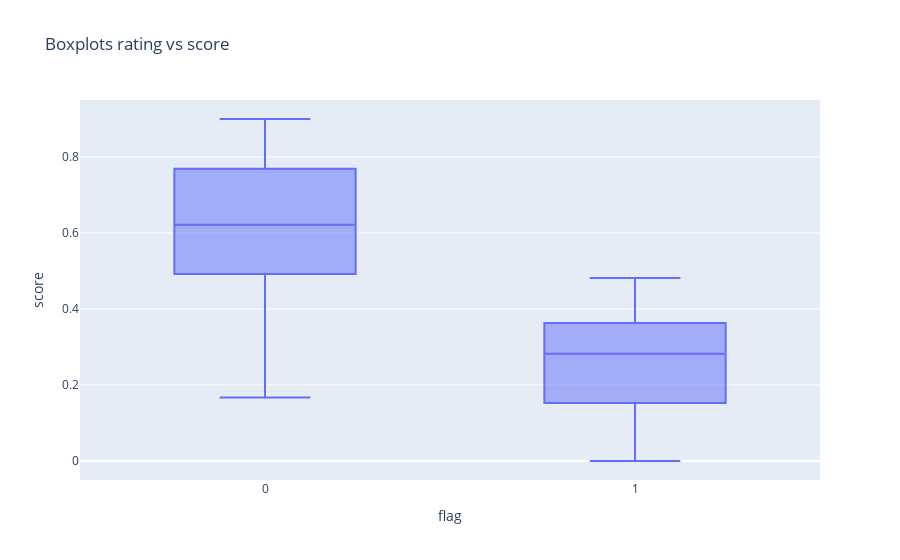

Notebook code for this chart:
### Markdown cell above
## Boxplots score vs flag

### Code cell
fig = px.box(unione, x="flag", y="score", title='Boxplots rating vs score')
fig.show()

### Figure 1 — Plotly figure (JSON) as saved in the notebook; plotly's stock layout.template omitted (floating-point values rounded to 4 significant figures; data arrays with more than 128 entries replaced by an {"elided": "..."} marker saying what was removed)
{"data": [{"alignmentgroup": "True", "hovertemplate": "flag=%{x}<br>score=%{y}<extra></extra>", "legendgroup": "", "marker": {"color": "#636efa"}, "name": "", "notched": false, "offsetgroup": "", "orientation": "v", "showlegend": false, "type": "box", "x": {"elided": "154 int values"}, "x0": " ", "xaxis": "x", "y": {"elided": "154 float values"}, "y0": " ", "yaxis": "y"}], "layout": {"boxmode": "group", "legend": {"tracegroupgap": 0}, "title": {"text": "Boxplots rating vs score"}, "xaxis": {"anchor": "y", "domain": [0, 1], "title": {"text": "flag"}}, "yaxis": {"anchor": "x", "domain": [0, 1], "title": {"text": "score"}}}}
